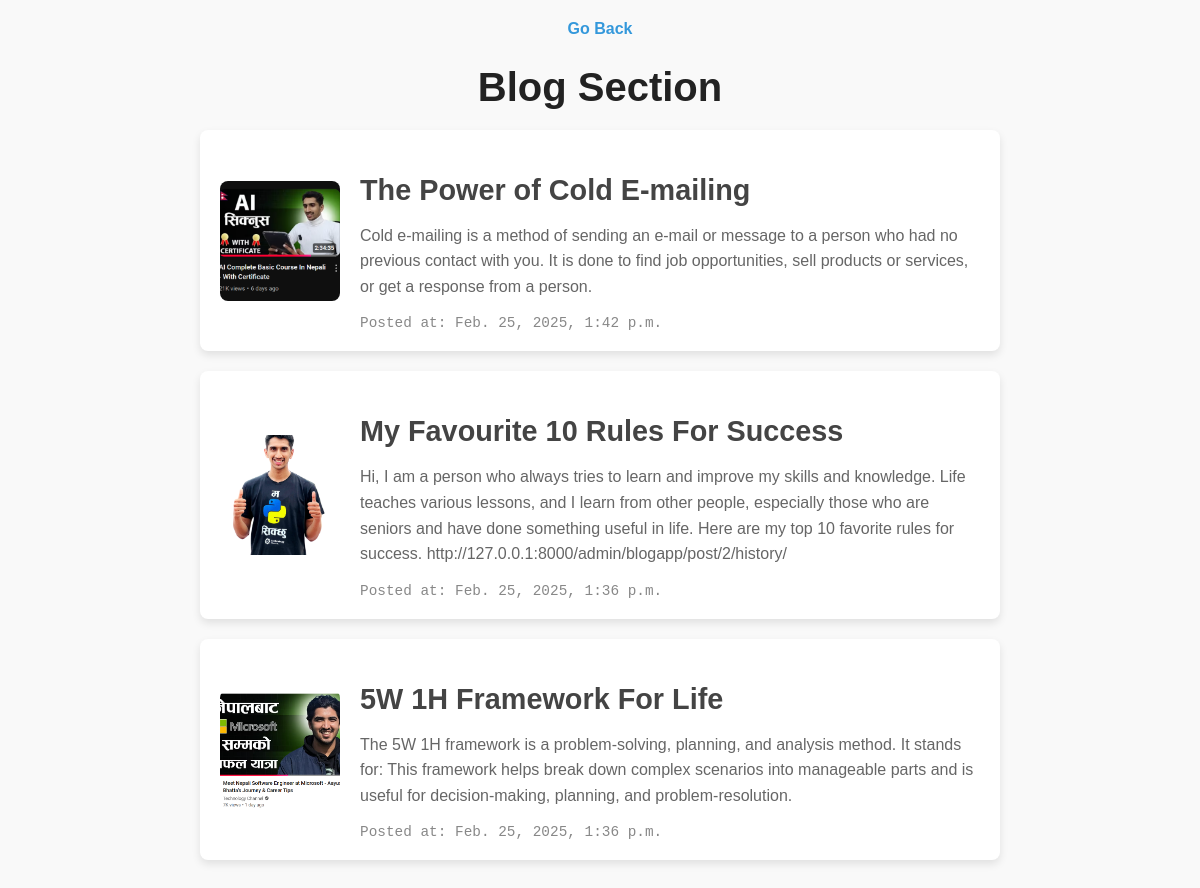
Screenshot of /blog/ with the database file from the repository.
### blogapp/models.py (models this page shows, shortened)
class Post(models.Model):
    title = models.CharField(max_length=100)
    content = models.TextField()
    created_at = models.DateTimeField(auto_now_add=True)
    updated_at = models.DateTimeField(auto_now=True)
    blog_image = models.ImageField(upload_to='images/')

### blogapp/views.py (the view)
# urls.py: path('',views.index,name='index'),
def index(request):
    posts = Post.objects.all().order_by('-created_at')
    return render(request,'blogapp/index.html',{
        'posts':posts
    })

### blogapp/templates/blogapp/index.html (shortened to what this page needs)
<!DOCTYPE html>
<html lang="en">
<head>
</head>
<body>
    <a href="/">Go Back</a>
    <h1>Blog Section</h1>
    <div class="blog-container">
        {% for post in posts %}
        <div class="blog-post">
            <img src="{{ post.blog_image.url }}" alt="Blog Image" class="blog-image">
            <div class="blog-content">
                <a href="{% url 'post_detail' post.pk %}">
                    <h2>{{ post.title }}</h2>
                </a>
                <p>{{ post.content|truncatewords:50 }}</p>
                <code>Posted at: {{ post.created_at }}</code>
            </div>
        </div>
        {% endfor %}
    </div>
</body>
</html>

### blogapp/templates/blogapp/index.html (style rules this page uses)
body { font-family: 'Poppins', sans-serif; background-color: #f9f9f9; color: #333; margin: 0; padding: 20px; text-align: center; }
a { text-decoration: none; color: #3498db; font-weight: bold; transition: color 0.3s ease; }
h1 { font-size: 2.5rem; color: #222; margin-bottom: 20px; }
.blog-container { max-width: 800px; margin: 0 auto; text-align: left; }
.blog-post { display: flex; align-items: center; background: #fff; padding: 20px; border-radius: 8px; box-shadow: 0px 4px 8px rgba(0, 0, 0, 0.1); margin-bottom: 20px; transition: transform 0.3s ease, box-shadow 0.3s ease; }
.blog-image { width: 120px; height: 120px; border-radius: 8px; object-fit: cover; margin-right: 20px; }
.blog-content { flex: 1; }
.blog-content h2 { font-size: 1.8rem; color: #444; margin-bottom: 10px; }
.blog-content p { font-size: 1rem; line-height: 1.6; color: #666; }
.blog-content code { font-size: 0.9rem; color: #888; display: block; margin-top: 10px; }

### rows the page displays
Post: blog_image (picture), title "The Power of Cold E-mailing", content "Cold e-mailing is a method of sending an e-mail or message to a person who had no previous contact with you. It is done to find job opportunities, sell products or services, or get a response from a person.", created_at "Feb. 25, 2025, 1:42 p.m."
Post: blog_image (picture), title "My Favourite 10 Rules For Success", content "Hi, I am a person who always tries to learn and improve my skills and knowledge. Life teaches various lessons, and I learn from other people, especially those who are seniors and have done something useful in life. Here are my top 10 favorite rules for success. http://127.0.0.1:8000/admin/blogapp/post/2/history/", created_at "Feb. 25, 2025, 1:36 p.m."
Post: blog_image (picture), title "5W 1H Framework For Life", content "The 5W 1H framework is a problem-solving, planning, and analysis method. It stands for: This framework helps break down complex scenarios into manageable parts and is useful for decision-making, planning, and problem-resolution.", created_at "Feb. 25, 2025, 1:36 p.m."
